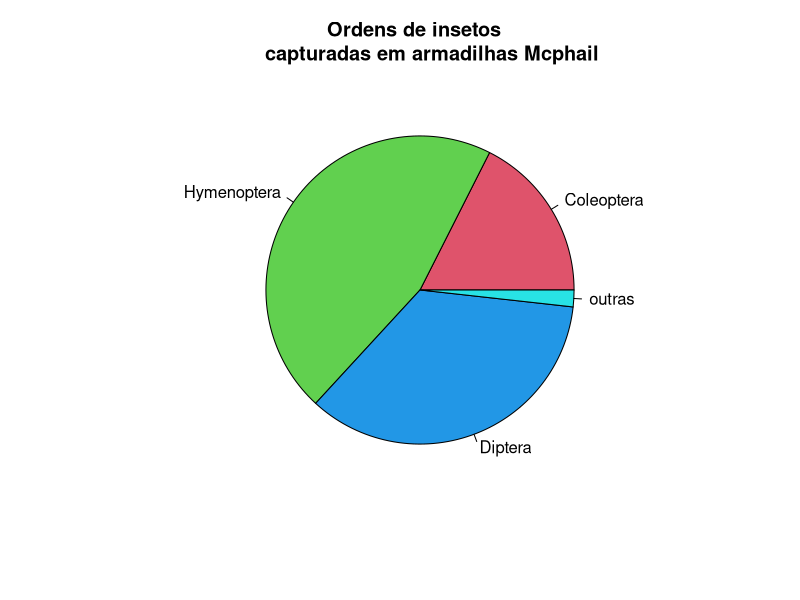

The R source for this figure:
## ---- chunk 1
knitr::opts_chunk$set(paged.print=FALSE)
knitr::opts_chunk$set(echo=TRUE)
knitr::opts_chunk$set(error=FALSE)
knitr::opts_chunk$set(message=FALSE)
knitr::opts_chunk$set(warning=FALSE)
knitr::opts_chunk$set(tidy.opts = list(width.cutoff = 60), tidy = TRUE)
## ---- chunk 2
x2 <- c(10, 26, 20, 1)
n2 <- c("Coleoptera", "Hymenoptera", "Diptera", "outras")
c2 <- c(2,3,4,5)
pie(x2, labels = n2, col = c2, main = "Ordens de insetos  
    capturadas em armadilhas Mcphail")

